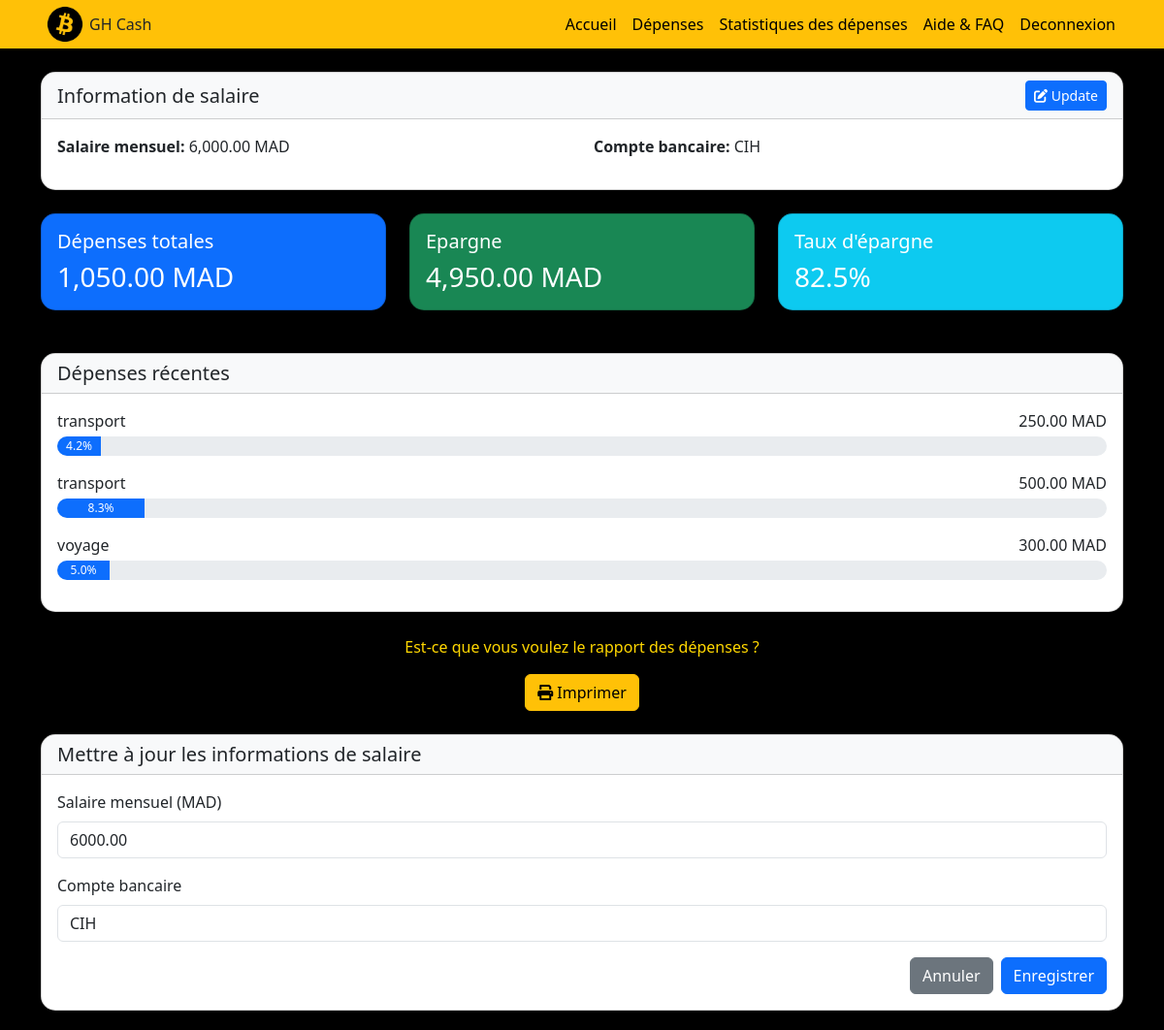
Page /login/dashboard.php?action=edit_salary (signed in) on the committed database.
### tables this page shows
CREATE TABLE `users` (
  `id_user` int(11) NOT NULL,
  `nom_user` varchar(200) NOT NULL,
  `prenom_user` varchar(200) NOT NULL,
  `username_user` varchar(200) NOT NULL,
  `email_user` varchar(200) NOT NULL,
  `password_user` varchar(200) NOT NULL,
  `city_user` varchar(200) NOT NULL,
  `bank_user` varchar(200) NOT NULL,
  `salaire_user` decimal(10,2) NOT NULL DEFAULT 0.00
);

CREATE TABLE `depenses` (
  `id_depense` int(11) NOT NULL,
  `id_user` int(11) NOT NULL,
  `categorie` varchar(50) NOT NULL,
  `montant` decimal(10,2) NOT NULL,
  `date_transaction` date NOT NULL
);

### login/dashboardCode.php (called while the page is built, shortened)
<?php
$conn = mysqli_connect("localhost", "root", "", "pfe");
$user_id = (int)$_SESSION['user_id'];
$user_query = "SELECT * FROM users WHERE id_user = $user_id";
$user_result = mysqli_query($conn, $user_query);
$user = mysqli_fetch_assoc($user_result);
$expenses_query = "SELECT SUM(montant) as total_expenses FROM depenses WHERE id_user = $user_id";
$expenses_result = mysqli_query($conn, $expenses_query);
$expenses_data = mysqli_fetch_assoc($expenses_result);
$total_expenses = (float)($expenses_data['total_expenses'] ?? 0);
$salaire = isset($user['salaire_user']) ? (float)$user['salaire_user'] : 0.00;
$savings = $salaire - $total_expenses;
$salaire_value = isset($user['salaire_user']) && $user['salaire_user'] > 0 ? (float)$user['salaire_user'] : 1;
$recent_expenses_query = "SELECT
    categorie,
    montant,
    date_transaction,
    (montant / GREATEST(?, 1)) * 100 as percentage
    FROM depenses
    WHERE id_user = ?
    ORDER BY date_transaction DESC
    LIMIT 5";
$stmt = $conn->prepare($recent_expenses_query);
$stmt->bind_param("di", $salaire_value, $user_id);
$stmt->execute();
$recent_expenses_result = $stmt->get_result();
$recent_expenses = [];
while ($row = mysqli_fetch_assoc($recent_expenses_result)) {
    $recent_expenses[] = $row;
}
?>

### login/dashboard.php (the view, shortened to what this page needs)
<?php
require_once 'dashboardCode.php';
?>
<!DOCTYPE html>
<html lang="en">
<head>
    <link href="https://cdn.jsdelivr.net/npm/bootstrap@5.3.0/dist/css/bootstrap.min.css" rel="stylesheet">
    <link rel="stylesheet" href="https://cdnjs.cloudflare.com/ajax/libs/font-awesome/6.0.0/css/all.min.css">
    <link rel="stylesheet" href="../css/styles.css">
</head>
<body>
    <nav class="navbar navbar-expand-lg navbar-warning bg-warning">
        <div class="container">
            <div class="logo">
                <img src="../img/btc.png" alt="Image">
                GH Cash
            </div>
            <ul class="navbar-nav">
                <li class="nav-item"><a class="nav-link" href="../index.php">Accueil</a></li>
                <li class="nav-item"><a class="nav-link" href="depenses.php">Dépenses</a></li>
                <li class="nav-item"><a class="nav-link" href="stats.php">Statistiques des dépenses</a></li>
                <li class="nav-item"><a class="nav-link" href="help.php">Aide & FAQ</a></li>
                <li class="nav-item"><a class="nav-link" href="logout.php">Deconnexion</a></li>
            </ul>
        </div>
    </nav>
    <div class="container mt-4">
        <div class="card mb-4">
            <div class="card-header d-flex justify-content-between align-items-center">
                <h5 class="mb-0">Information de salaire</h5>
                <a href="dashboard.php?action=edit_salary" class="btn btn-primary btn-sm">
                    <i class="fas fa-edit"></i> Update
                </a>
            </div>
            <div class="card-body">
                <div class="row">
                    <div class="col-md-6">
                    <p><strong>Salaire mensuel:</strong> <?php
                          $salaire = isset($user['salaire_user']) ? (float)$user['salaire_user'] : 0.00;
                          echo number_format($salaire, 2);
                    ?> MAD</p>
                    </div>
                    <div class="col-md-6">
                        <p><strong>Compte bancaire:</strong> <?php echo htmlspecialchars($user['bank_user']); ?></p>
                    </div>
                </div>
            </div>
        </div>
        <div class="row">
            <div class="col-md-4">
                <div class="card bg-primary text-white">
                    <div class="card-body">
                        <h5 class="card-title">Dépenses totales</h5>
                        <h3 class="card-text"><?php echo number_format($total_expenses, 2); ?> MAD</h3>
                    </div>
                </div>
            </div>
            <div class="col-md-4">
                <div class="card bg-success text-white">
                    <div class="card-body">
                        <h5 class="card-title">Epargne</h5>
                        <h3 class="card-text"><?php echo number_format($savings, 2); ?> MAD</h3>
                    </div>
                </div>
            </div>
            <div class="col-md-4">
                <div class="card bg-info text-white">
                    <div class="card-body">
                        <h5 class="card-title">Taux d'épargne</h5>
                        <h3 class="card-text"><?php $salaire = isset($user['salaire_user']) ? (float)$user['salaire_user'] : 1;
                    echo ($salaire > 0) ? number_format(($savings / $salaire) * 100, 1) : '0.0'; ?>%</h3>
                    </div>
                </div>
            </div>
        </div>
<div class="card mt-4">
    <div class="card-header">
        <h5 class="mb-0">Dépenses récentes</h5>
    </div>
    <div class="card-body">
        <?php if (empty($recent_expenses)): ?>
            <p class="text-muted">Aucune dépense enregistrée pour le moment.</p>
        <?php else: ?>
            <?php foreach ($recent_expenses as $expense): ?>
                <div class="mb-3">
                    <div class="d-flex justify-content-between align-items-center mb-1">
                        <span><?php echo htmlspecialchars($expense['categorie']); ?></span>
                        <span><?php echo number_format($expense['montant'], 2); ?> MAD</span>
                    </div>
                    <div class="progress">
                        <div class="progress-bar" role="progressbar"
                             style="width: <?php echo $expense['percentage']; ?>%"
                             aria-valuenow="<?php echo $expense['percentage']; ?>"
                             aria-valuemin="0"
                             aria-valuemax="100">
                            <?php echo number_format($expense['percentage'], 1); ?>%
                        </div>
                    </div>
                </div>
            <?php endforeach; ?>
        <?php endif; ?>
    </div>
</div>
<div class="text-center my-4">
    <p style='color: gold;'>Est-ce que vous voulez le rapport des dépenses&nbsp;?</p>
    <a href="stats.php?print=1" class="btn btn-warning" target="_blank">
        <i class="fas fa-print"></i> Imprimer
    </a>
</div>
        <?php if (isset($_GET['action']) && $_GET['action'] == 'edit_salary'): ?>
        <div class="card mt-4">
            <div class="card-header">
                <h5 class="mb-0">Mettre à jour les informations de salaire</h5>
            </div>
            <div class="card-body">
                <form method="POST">
                    <div class="mb-3">
                        <label for="salaire" class="form-label">Salaire mensuel (MAD)</label>
                        <input type="number" class="form-control" id="salaire" name="salaire"
                        value="<?php echo isset($user['salaire_user']) ? htmlspecialchars($user['salaire_user']) : ''; ?>" required>
                    </div>
                    <div class="mb-3">
                        <label for="bank" class="form-label">Compte bancaire</label>
                        <input type="text" class="form-control" id="bank" name="bank"
                           value="<?php echo htmlspecialchars($user['bank_user']); ?>" required>
                    </div>
                    <div class="d-flex justify-content-end">
                        <a href="dashboard.php" class="btn btn-secondary me-2">Annuler</a>
                        <button type="submit" name="update_salary" class="btn btn-primary">Enregistrer</button>
                    </div>
                </form>
            </div>
        </div>
        <?php endif; ?>
    </div>
</body>
</html>

### css/styles.css (style rules this page uses)
.logo { display: flex; align-items: center; }
.logo img { height: 40px; margin: 5px; }
.navbar { padding: 0 1rem; margin: 0; border-radius: 0; }
.navbar-nav { margin-left: auto; }
.nav-link { color: black; }
body { background-color: black; margin: 0; }

### login/dashboard.php (style rules this page uses)
.card { border-radius: 15px; box-shadow: 0 4px 6px rgba(0, 0, 0, 0.1); margin-bottom: 20px; }
.card-header { border-radius: 15px 15px 0 0 !important; background-color: #f8f9fa; }
.progress { height: 20px; border-radius: 10px; }

### rows in the picture
users: salaire_user "6,000.00", bank_user "CIH", salaire "6000.00", bank "CIH"
depenses: categorie "transport", montant "250.00", $expense['percentage'] 4.166667 (drawn), percentage "4.2"
depenses: categorie "transport", montant "500.00", $expense['percentage'] 8.333333 (drawn), percentage "8.3"
depenses: categorie "voyage", montant "300.00", $expense['percentage'] 5.000000 (drawn), percentage "5.0"

### other values in the picture
$total_expenses "1,050.00"
$savings "4,950.00"
